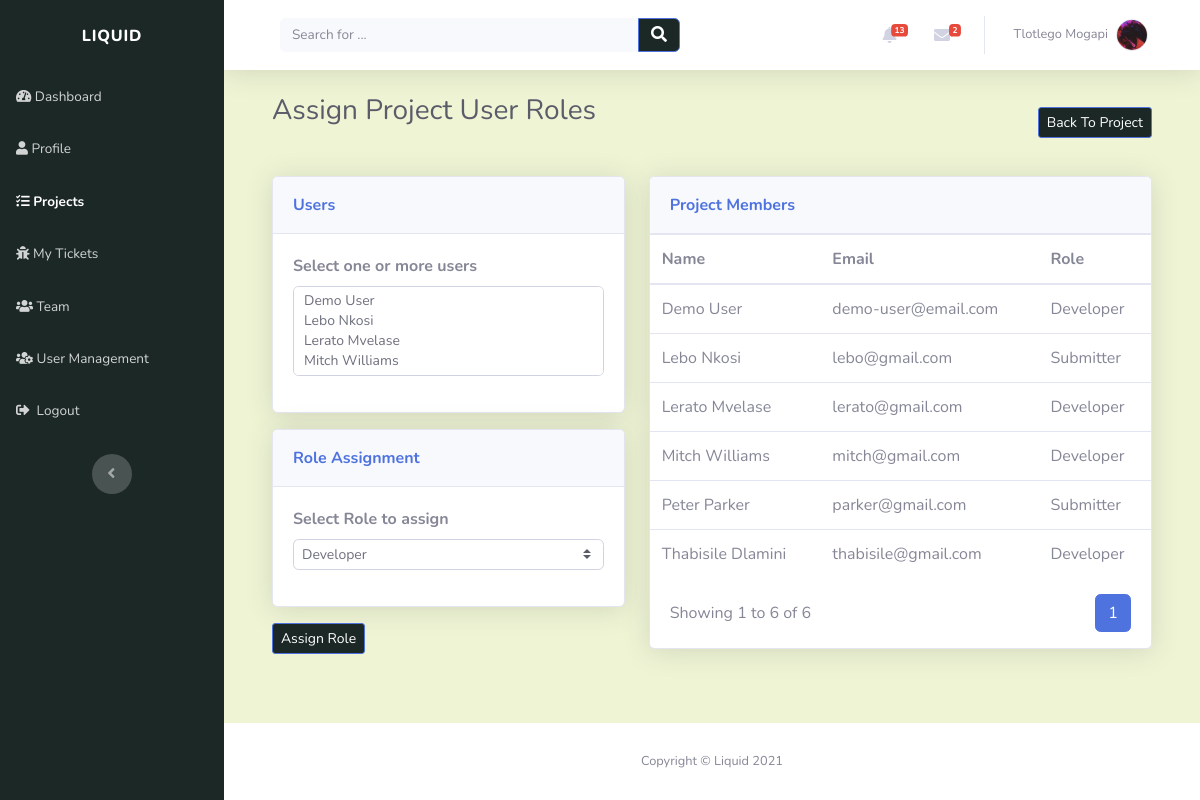
/projects/roles/reactjs-expense-tracker-app-qkhvylyg/ (signed in), run on an earlier commit of the app's database.
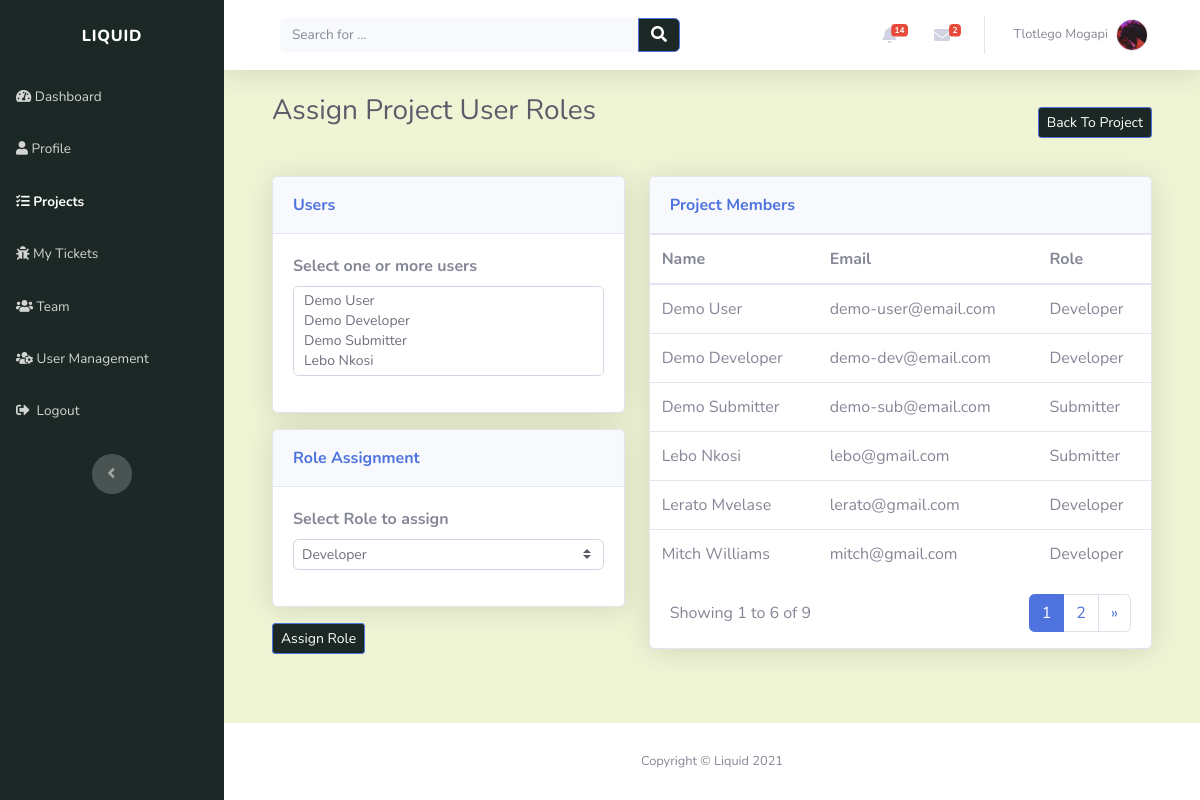
And on a later commit of the database.
### account/models.py (models this page shows, shortened)
class Profile(models.Model):
    user = models.OneToOneField(settings.AUTH_USER_MODEL, on_delete=models.CASCADE, unique=True)
    profile_picture = models.ImageField(default='profile_images/default.jpg', upload_to='profile_images', blank=True)
    website = models.URLField(blank=True)
    first_name = models.CharField(max_length=30, blank=True)
    last_name = models.CharField(max_length=30, blank=True)
    address = models.CharField(max_length=50, blank=True)
    city = models.CharField(max_length=50, blank=True)
    country = models.CharField(max_length=50, blank=True)
    slug = models.SlugField(unique=True, blank=True)
    def __str__(self):
        return self.user.email

class Account(AbstractBaseUser):
    email = models.EmailField(verbose_name="email", max_length=30, unique=True)
    username = models.CharField(max_length=30, unique=True)
    date_created = models.DateTimeField(verbose_name="date created", auto_now_add=True)
    last_login = models.DateTimeField(verbose_name="last login", auto_now=True)
    is_admin = models.BooleanField(default=False)
    is_staff = models.BooleanField(default=True)
    is_active = models.BooleanField(default=True)
    is_super_user = models.BooleanField(default=False)
    USERNAME_FIELD = 'email'
    REQUIRED_FIELDS = ['username']
    objects = AccountManager()

### projects/models.py (models this page shows, shortened)
class ProjectRole(models.Model):
    ROLE = (
        ('Admin', 'Admin'),
        ('Project Manager', 'Project Manager'),
        ('Developer', 'Developer'),
        ('Submitter', 'Submitter'),
        ('Unassigned', 'Unassigned'),
    )
    user = models.ForeignKey(Profile, on_delete=models.CASCADE)
    project = models.ForeignKey(Project, on_delete=models.CASCADE)
    user_role = models.CharField(max_length=20, choices=ROLE, default='Un-assigned')
    created_on = models.DateTimeField(verbose_name="date added", auto_now_add=True)

### projects/views.py (the view)
# urls.py: path('roles/<slug:slug>/', views.project_roles_view, name="manage_roles"),
@login_required(login_url='login_page')
def project_roles_view(request, slug):
    context = {}
    project = get_object_or_404(Project, slug=slug)
    context['project'] = project
    if request.method == "POST":
        form = ProjectRolesForm(request.POST or None)
        context['form'] = form
        if form.is_valid():
            role = form.cleaned_data['role']
            members = form.cleaned_data.get("members")
            for member_id in members:
                user = get_object_or_404(Profile, id=member_id)
                member_role = ProjectRole.objects.filter(user=user).filter(project=project).first()
                member_role.user_role = role
                member_role.save()
            return redirect('manage_roles', slug=project.slug)
    else:
        project_roles = ProjectRole.objects.filter(project=project).exclude(user_role="Project Manager").order_by('user__first_name')
        form_member_choices = ((role.user.id, role.user.first_name + " " + role.user.last_name) for role in project_roles)
        form = ProjectRolesForm()
        form.fields['members'].choices = form_member_choices
        page = request.GET.get('page', 1)
        users_paginator = Paginator(project_roles, 6)
        try:
            project_roles = users_paginator.page(page)
        except PageNotAnInteger:
            project_roles = users_paginator.page(USERS_PER_PAGE)
        except EmptyPage:
            project_roles = users_paginator.page(users_paginator.num_pages)
        context['user_roles'] = project_roles
        context['form'] = form
    return render(request, "projects/assign_roles.html", context)

### projects/templates/projects/assign_roles.html (shortened to what this page needs)
{% extends "index/header.html" %}
{% block content %}
<div class="container-fluid">
    <div class="d-sm-flex justify-content-between align-items-center mb-4">
		<h3 class="text-dark mb-4">Assign Project User Roles</h3>
		<a class="btn btn-primary btn-sm d-none d-sm-inline-block" role="button"
			href="{% url 'view_project' project.slug %}" style="background: rgb(28, 40, 38)">Back To Project</a>
	</div>
    <div class="row mb-3">
        <div class="col-lg-5">
            <form method="POST" action="{% url 'manage_roles' project.slug %}">
                <div class="row">
                    <div class="col">
                        <div class="card shadow mb-3">
                            <div class="card-header py-3">
                                <p class="text-primary m-0 font-weight-bold" style="color: rgb(28, 40, 38)">
                                    Users
                                </p>
                            </div>
                            <div class="card-body">
                                <div class="form-row">
                                    <div class="col">
                                        <div class="form-group">
                                            <label for="username"><strong>Select one or more users</strong></label
                                            >{{ form.members }}
                                        </div>
                                    </div>
                                </div>
                            </div>
                        </div>
                    </div>
                </div>
                <div class="row">
                    <div class="col">
                        <div class="card shadow mb-3">
                            <div class="card-header py-3">
                                <p class="text-primary m-0 font-weight-bold" style="color: rgb(28, 40, 38)">
                                    Role Assignment
                                </p>
                            </div>
                            <div class="card-body">
                                <div class="form-row">
                                    <div class="col">
                                        <div class="form-group">
                                            <label for="username"><strong>Select Role to assign</strong></label
                                            >{{ form.role }}
                                        </div>
                                    </div>
                                </div>
                            </div>
                        </div>
                        <div class="form-row">
                            <div class="col">
                                <div class="form-group">
                                    <button
                                            class="btn btn-primary btn-sm"
                                            type="submit"
                                            style="background: rgb(28, 40, 38)"
                                        >
                                        Assign Role
                                    </button>
                                </div>
                            </div>
                        </div>
                    </div>
                </div>
            </form>
        </div>
        <div class="col-lg-7">
            <div class="row">
                <div class="col">
                    <div class="card shadow mb-3">
                        <div class="card-header py-3">
                            <p class="text-primary m-0 font-weight-bold" style="color: rgb(28, 40, 38)">
                                Project Members
                            </p>
                        </div>
                        <div class="table-responsive table mt-0" id="dataTable" role="grid"
                            aria-describedby="dataTable_info">
                            <table class="table my-0" id="dataTable" aria-describedby="users">
                                <thead>
                                    <tr>
                                        <th scope="col">Name</th>
                                        <th scope="col">Email</th>
                                        <th scope="col">Role</th>
                                    </tr>
                                </thead>
                                <tbody>
                                    {% for user in user_roles %}
                                    <tr style="white-space: nowrap">
                                        <td>{{user.user.first_name}} {{user.user.last_name}}</td>
                                        <td>{{ user.user }}</td>
                                        <td>{{ user.user_role|title }}</td>
                                    </tr>
                                    {%endfor%}
                                </tbody>
                            </table>
                        </div>
                        <div style="margin-left: 20px; margin-right: 20px">
                            {% include 'projects/snippets/users_pagination.html' with users=user_roles %}
                        </div>
                    </div>
                </div>
            </div>
        </div>
    </div>
</div>
{% endblock %}

### index/templates/index/header.html (shortened to what this page needs)
{% load static %}
<!DOCTYPE html>
<html lang="en">
	<head>
		<link rel="stylesheet" href="{% static 'index/bootstrap/css/bootstrap.min.css' %}" />
		<link rel="stylesheet" href="https://use.fontawesome.com/releases/v5.12.0/css/all.css" />
		<link
			rel="stylesheet"
			href="https://cdnjs.cloudflare.com/ajax/libs/font-awesome/4.7.0/css/font-awesome.min.css"
		/>
		<link rel="stylesheet" href="{% static 'index/fonts/fontawesome5-overrides.min.css' %}" />
	</head>
	<body id="page-top">
		<div id="wrapper">
			{% include "index/snippets/sidebar.html" %}
			<div class="d-flex flex-column" id="content-wrapper">
				<div id="content" style="background: rgb(238, 244, 212)">
					{% include "index/snippets/navbar.html" %}
					<div class="container-fluid">{% block content %} {% endblock %}</div>
				</div>
				<footer class="bg-white sticky-footer">
					<div class="container my-auto">
						<div class="text-center my-auto copyright"><span>Copyright © Liquid 2021</span></div>
					</div>
				</footer>
			</div>
		</div>
	</body>
</html>

### index/templates/index/snippets/sidebar.html (shortened to what this page needs)
<nav
	class="navbar navbar-dark align-items-start sidebar sidebar-dark accordion bg-gradient-primary p-0"
	style="background: rgb(28, 40, 38)"
>
	<div class="container-fluid d-flex flex-column p-0">
		<a class="navbar-brand d-flex sidebar-brand m-0" href="{% url 'index_page' %}">
			<div class="sidebar-brand-text mx-3"><span>Liquid</span></div>
		</a>
		<ul class="nav navbar-nav text-light" id="accordionSidebar">
			<li class="nav-item">
				<a
					class="nav-link {%if request.resolver_match.url_name == 'index_page' %}active{% endif %}"
					href="{% url 'index_page' %}"
					><em class="fas fa-tachometer-alt"></em><span>&nbsp;Dashboard</span></a
				>
			</li>
			<li class="nav-item">
				{% with 'user_profile view_profile' as urls %}
				<a
					class="nav-link {% if request.resolver_match.url_name in urls %}active{% endif %}"
					href="{% url 'user_profile' %}"
					><em class="fas fa-user"></em><span>&nbsp;Profile</span></a
				>
				{% endwith %}
			</li>
			<li class="nav-item">
				{% with 'projects_page add_project edit_project view_project manage_roles' as urls %}
				<a
					class="nav-link {% if request.resolver_match.url_name in urls %}active{% endif %}"
					href="{% url 'projects_page' %}"
					><em class="fas fa-tasks"></em><span>&nbsp;Projects</span></a
				>
				{% endwith %}
			</li>
			<li class="nav-item">
				{% with 'tickets_page add_ticket edit_ticket view_ticket' as urls %}
				<a
					class="nav-link {% if request.resolver_match.url_name in urls %}active{%endif%}"
					href="{% url 'tickets_page' %}"
					><em class="fas fa-bug"></em><span>&nbsp;My Tickets</span></a
				>
				{% endwith %}
			</li>
			<li class="nav-item">
				{% with 'team_page' as urls %}
				<a
					class="nav-link {% if request.resolver_match.url_name in urls %}active{%endif%}"
					href="{% url 'team_page' %}"
					><em class="fas fa-users"></em><span>&nbsp;Team</span></a
				>
				{% endwith %}
			</li>
			{% if request.user.is_admin %}
			<li class="nav-item">
				{% with 'user_management' as urls %}
				<a
					class="nav-link {% if request.resolver_match.url_name in urls %}active{%endif%}"
					href="{% url 'user_management' %}"
					><em class="fas fa-users-cog"></em><span>&nbsp;User Management</span></a
				>
				{% endwith %}
			</li>
			{% endif %}
			<li class="nav-item">
				<a class="nav-link" href="{% url 'logout' %}"
					><em class="fas fa-sign-out-alt"></em><span>&nbsp;&nbsp;Logout</span></a
				>
			</li>
		</ul>
		<div class="text-center d-none d-md-inline">
			<button class="btn rounded-circle border-0" id="sidebarToggle" type="button"></button>
		</div>
	</div>
</nav>

### index/templates/index/snippets/navbar.html (shortened to what this page needs)
<nav
	class="navbar navbar-light navbar-expand bg-white shadow mb-4 topbar static-top"
	style="background: rgb(238, 244, 212)"
>
	<div class="container-fluid">
		<div class="container-fluid">
			<form
				method="GET"
				action="{% url 'index_page' %}"
				target="_self"
				class="form-inline d-none d-sm-inline-block mr-auto ml-md-3 my-2 my-md-0 mw-100 navbar-search"
			>
				<div class="input-group">
					<input
						class="bg-light form-control border-0 small"
						type="search"
						placeholder="Search for ..."
						value="{{query}}"
						name="q"
					/>
					<div class="input-group-append">
						<button class="btn btn-primary py-0" type="submit" style="background: rgb(28, 40, 38)">
							<em class="fas fa-search"></em>
						</button>
					</div>
				</div>
			</form>
			<ul class="nav navbar-nav flex-nowrap ml-auto">
				<li class="nav-item dropdown no-arrow mx-1">
					<div class="nav-item dropdown no-arrow">
						<a class="dropdown-toggle nav-link" data-toggle="dropdown" aria-expanded="false" href="#"
							>{% if alerts %}<span class="badge badge-danger badge-counter"
								>{{profile.alert_set.all.count}}</span
							>
							{%endif%}<em class="fas fa-bell fa-fw"></em
						></a>
					</div>
				</li>
				<li class="nav-item dropdown no-arrow mx-1">
					<div class="nav-item dropdown no-arrow">
						<a class="dropdown-toggle nav-link" data-toggle="dropdown" aria-expanded="false" href="#"
							><em class="fas fa-envelope fa-fw"></em>{% if direct_messages %}<span
								class="badge badge-danger badge-counter"
								>{{profile.direct_messages.all.count}}</span
							>{%endif%}</a
						>
					</div>
				</li>
				<li class="nav-item dropdown no-arrow">
					<div class="nav-item dropdown no-arrow">
						<a class="dropdown-toggle nav-link" data-toggle="dropdown" aria-expanded="false" href="#"
							><span class="d-none d-lg-inline mr-2 text-gray-600 small">
								{% if profile.first_name and profile.last_name %} {{profile.first_name}}
								{{profile.last_name}} {% else %} {{user}} {%endif%}
							</span>
							<img
								class="border rounded-circle img-profile"
								src="{{profile.profile_picture.url}}"
								alt="user image"
							/>
						</a>
					</div>
				</li>
			</ul>
		</div>
	</div>
</nav>

### projects/templates/projects/snippets/users_pagination.html (shortened to what this page needs)
<div class="row">
	<div class="col-md-6 align-self-center">
		<p id="dataTable_info" class="dataTables_info" role="status" aria-live="polite">
			Showing {{users.start_index}} to {{users.end_index}} of {{users.paginator.count}}
		</p>
	</div>
	<div class="col-md-6">
		<nav class="d-lg-flex justify-content-lg-end dataTables_paginate paging_simple_numbers">
			<ul class="pagination">
				 {% for i in users.paginator.page_range %} {% if users.number == i %}
				<li class="page-item active"><a class="page-link">{{i}}</a></li>
				{% else %}
				<li class="page-item">
					<a class="page-link" href="?{% if query %}q={{query}}&{% endif %}page={{i}}">{{i}}</a>
				</li>
				{% endif %} {% endfor %} {% if users.has_next %}
				<li class="page-item">
					<a
						class="page-link"
						href="?{% if query %}q={{query}}&{% endif %}page={{users.paginator.num_pages}}"
						aria-label="Next"
						><span aria-hidden="true">»</span></a
					>
				</li>
				{% endif %}
			</ul>
		</nav>
	</div>
</div>

What changed in the data, as far as the page shows it:
no longer on this page (row unchanged): ProjectRole: user.first_name "Peter", user.last_name "Parker", user "parker@gmail.com", user_role "Submitter"
no longer on this page (row unchanged): ProjectRole: user.first_name "Thabisile", user.last_name "Dlamini", user "thabisile@gmail.com", user_role "Developer"
computed for Profile "Tlotlego": alert_set.all.count "13" → "14"
added ProjectRole: user.first_name "Demo", user.last_name "Developer", user "demo-dev@email.com", user_role "Developer"
added ProjectRole: user.first_name "Demo", user.last_name "Submitter", user "demo-sub@email.com", user_role "Submitter"
Also different on the page:
form field members: "Demo User / Lebo Nkosi / Lerato Mvelase / Mitch Williams" → "Demo User / Demo Developer / Demo Submitter / Lebo Nkosi"
{{ users.paginator.count }}: "6" → "9"
new list line: "2"
